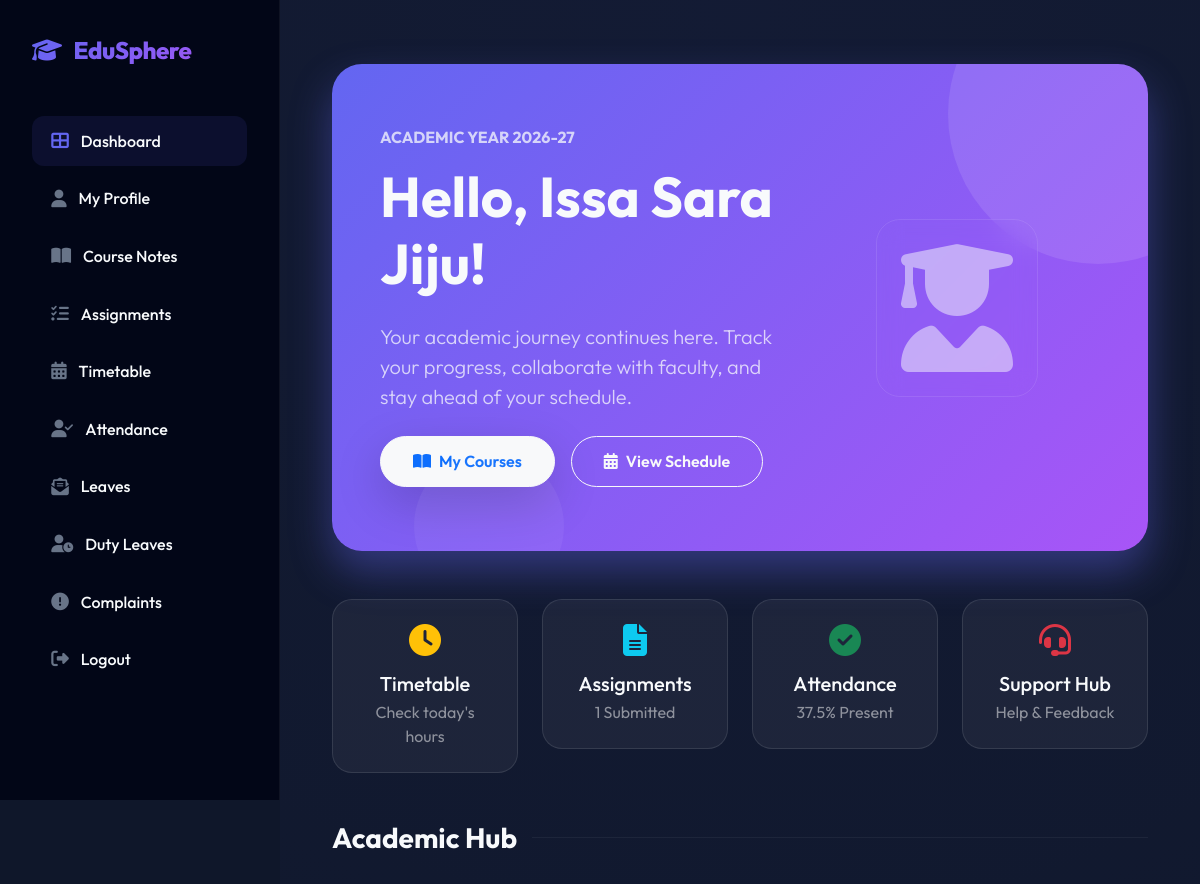
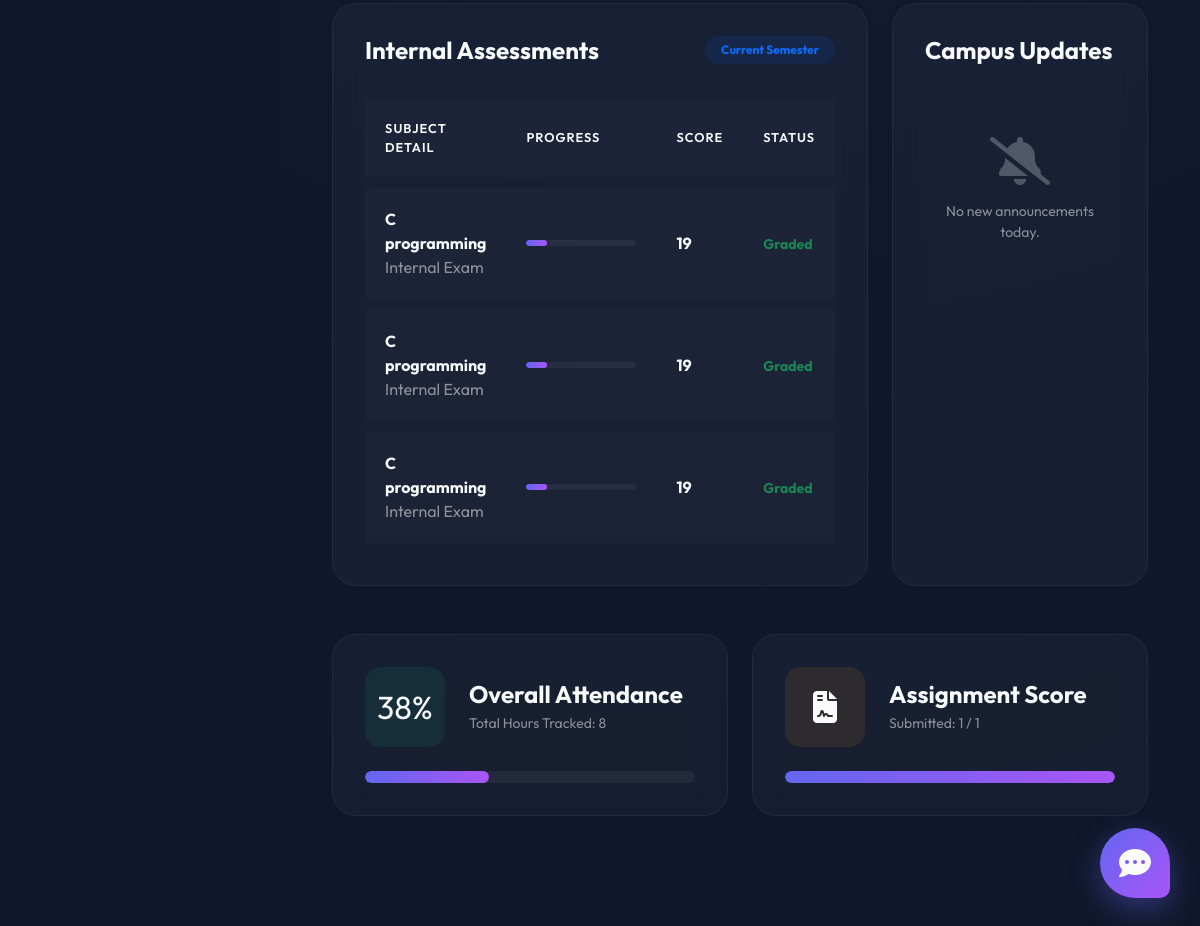
The app's page /Student/Homepage/ (signed in), older data (2 pictures, top to bottom).
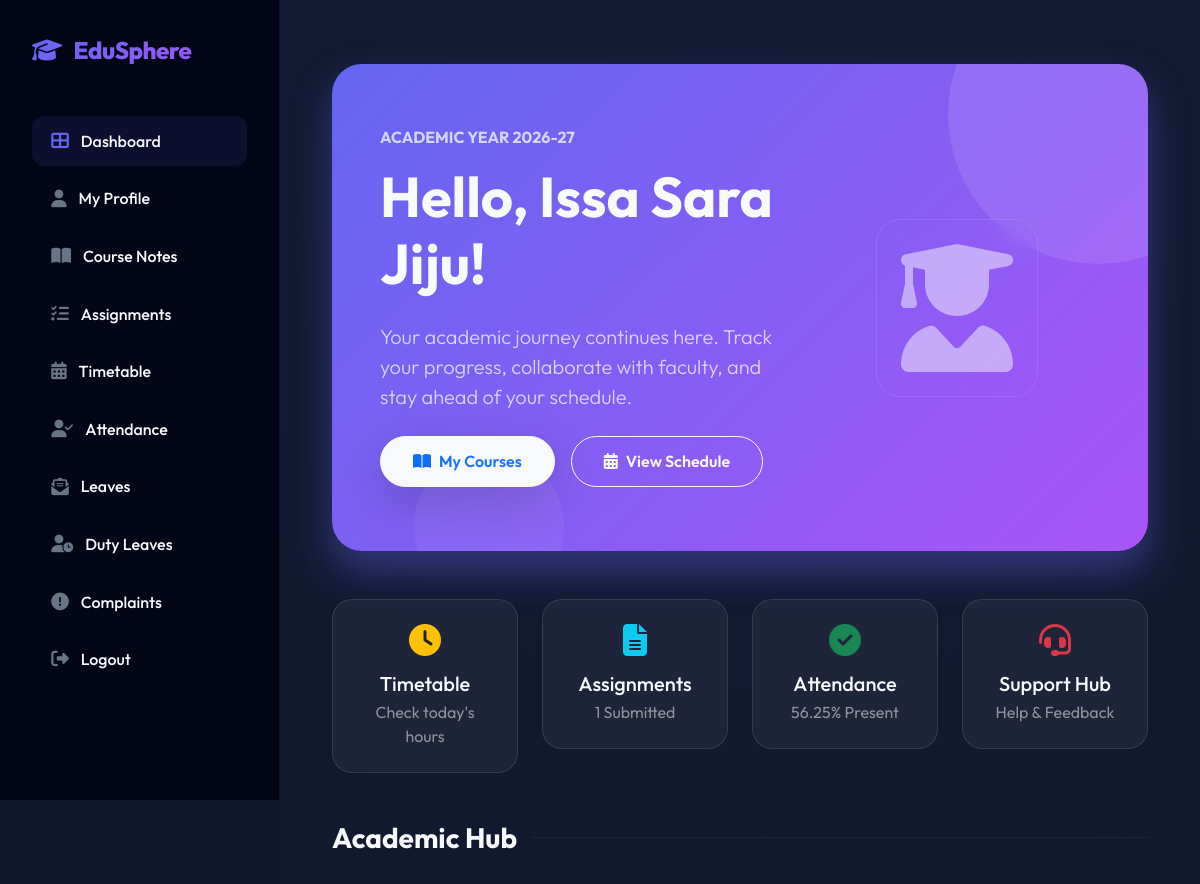
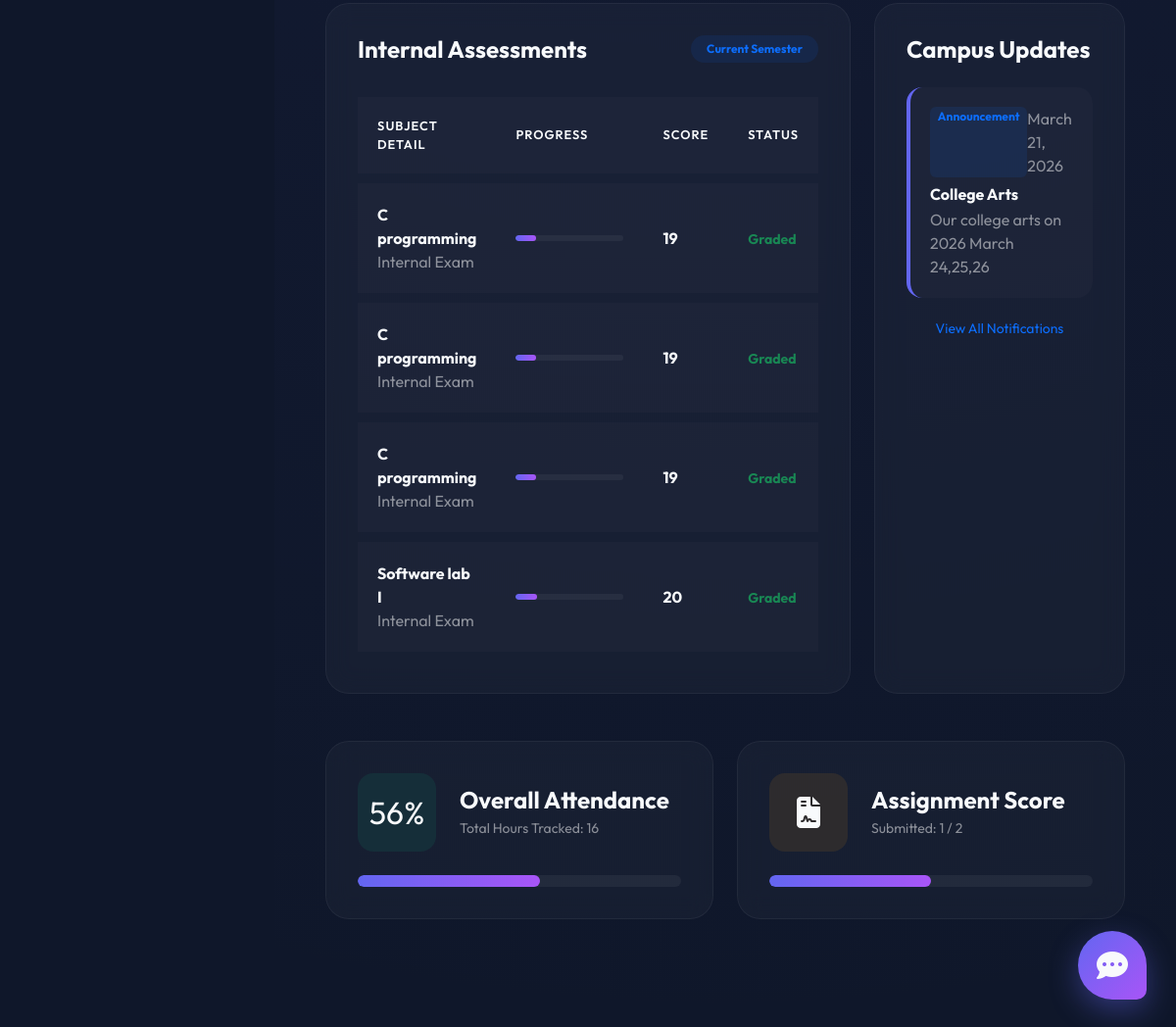
The same page, newer data (2 pictures, top to bottom).
### Teacher/models.py (models this page shows)
class tbl_internalmark(models.Model):
    student=models.ForeignKey(tbl_student,on_delete=models.CASCADE)
    subject=models.ForeignKey(tbl_subject,on_delete=models.CASCADE)
    internal_score=models.CharField(max_length=50)
    internal_date = models.DateField(auto_now_add=True)
    class Meta:
        unique_together = ('student', 'subject')

### Admin/models.py (models this page shows)
class tbl_subject(models.Model):
    subject_name=models.CharField(max_length=100)
    course = models.ForeignKey(tbl_course,on_delete=models.CASCADE)
    semester = models.ForeignKey(tbl_semester,on_delete=models.CASCADE)

class tbl_notification(models.Model):
    notification_title = models.CharField(max_length=200)
    notification_content = models.TextField()
    notification_date = models.DateField(auto_now_add=True)

### Student/views.py (the view)
# urls.py: path('Homepage/',views.Homepage,name="Homepage"),
def Homepage(request):
    student = tbl_student.objects.get(id=request.session['sid'])
    attendance = tbl_attendance.objects.filter(student=student)
    total_attendance = attendance.count()
    present_attendance = attendance.filter(status=1).count()
    attendance_percentage = (present_attendance / total_attendance * 100) if total_attendance > 0 else 0
    internal_marks = tbl_internalmark.objects.filter(student=student)
    total_assignments = tbl_assignment.objects.filter(subject__course=student.assignclass.Class.course).count()
    submitted_assignments = tbl_assignmentbody.objects.filter(student=student).count()
    assignment_percentage = (submitted_assignments / total_assignments * 100) if total_assignments > 0 else 0
    notifications = tbl_notification.objects.all().order_by('-id')[:5]
    context = {
        'student': student,
        'attendance_percentage': round(attendance_percentage, 2),
        'total_attendance': total_attendance,
        'present_attendance': present_attendance,
        'total_assignments': total_assignments,
        'submitted_assignments': submitted_assignments,
        'assignment_percentage': round(assignment_percentage, 2),
        'internal_marks': internal_marks,
        'notifications': notifications
    }
    return render(request, "Student/Homepage.html", context)

### Teacher/context_processors.py (called while the page is built)
def teacher_sidebar_context(request):
    is_class_teacher = False
    tid = request.session.get('tid')
    if tid:
        try:
            teacher = tbl_teacher.objects.get(id=tid)
            is_class_teacher = tbl_assignclass.objects.filter(teacher=teacher).exists()
        except tbl_teacher.DoesNotExist:
            is_class_teacher = False
    return {
        'is_class_teacher': is_class_teacher
    }

### Student/Templates/Student/Homepage.html (shortened to what the changed rows need)
{% extends 'Student/Head.html' %}
{% load static %}
{% block content %}
<div class="container-fluid py-4 animate-fadeIn">
    <div class="welcome-card mb-5">
        <div class="row align-items-center">
            <div class="col-lg-7">
                <h1 class="display-4 fw-bold mb-4">Hello, {{ student.student_name }}!</h1>
            </div>
        </div>
    </div>
    <div class="row g-4 mb-5">
        <div class="col-md-3">
            <a href="{% url 'Student:viewattendance' %}" class="quick-action-btn">
                <i class="fas fa-check-circle fa-2x mb-3 text-success"></i>
                <h5 class="mb-1">Attendance</h5>
                <p class="smaller text-muted mb-0">{{ attendance_percentage }}% Present</p>
            </a>
        </div>
    </div>
    <div class="row g-4 mb-5">
        <div class="col-lg-8">
            <div class="stat-card">
                <div class="table-responsive">
                    <table class="data-table">
                        <thead>
                            <tr>
                                <th>Subject Detail</th>
                                <th>Progress</th>
                                <th>Score</th>
                                <th>Status</th>
                            </tr>
                        </thead>
                        <tbody>
                            {% for m in internal_marks %}
                            <tr>
                                <td>
                                    <div class="fw-bold">{{ m.subject.subject_name }}</div>
                                    <span class="smaller text-muted">Internal Exam</span>
                                </td>
                                <td style="width: 200px;">
                                    <div class="progress" style="height: 6px; margin-top: 0">
                                        <div class="progress-bar" style="width: {{ m.internal_score }}%"></div>
                                    </div>
                                </td>
                                <td class="fw-bold">{{ m.internal_score }}</td>
                                <td><span class="text-success small fw-bold">Graded</span></td>
                            </tr>
                            {% empty %}
                            <tr>
                                <td colspan="4" class="text-center py-5 text-muted">No marks recorded yet for this session.</td>
                            </tr>
                            {% endfor %}
                        </tbody>
                    </table>
                </div>
            </div>
        </div>
        <div class="col-lg-4">
            <div class="stat-card h-100">
                {% for n in notifications %}
                <div class="notification-item">
                    <div class="d-flex justify-content-between mb-2">
                        <span class="badge bg-primary bg-opacity-10 text-primary smaller">Announcement</span>
                        <span class="smaller text-muted">{{ n.notification_date }}</span>
                    </div>
                    <h6 class="fw-bold mb-1">{{ n.notification_title }}</h6>
                    <p class="smaller text-muted mb-0">{{ n.notification_content|truncatewords:20 }}</p>
                </div>
                {% empty %}
                <div class="text-center py-5">
                    <i class="fas fa-bell-slash fa-3x opacity-25 mb-3"></i>
                    <p class="text-muted small">No new announcements today.</p>
                </div>
                {% endfor %}
                {% if notifications %}
                <div class="text-center mt-3">
                    <a href="{% url 'Student:Viewnotes' %}" class="btn btn-sm btn-link text-primary text-decoration-none">View All Notifications</a>
                </div>
                {% endif %}
            </div>
        </div>
    </div>
    <div class="row g-4 mb-5">
        <div class="col-md-6">
            <div class="stat-card">
                <div class="d-flex align-items-center gap-4">
                    <div class="stat-icon icon-attendance mb-0" style="width: 80px; height: 80px; font-size: 2rem;">
                         {{ attendance_percentage|floatformat:0 }}%
                    </div>
                    <div>
                        <h4 class="mb-1 fw-bold">Overall Attendance</h4>
                        <p class="text-muted small mb-0">Total Hours Tracked: {{ total_attendance }}</p>
                    </div>
                </div>
                <div class="progress" style="height: 12px;">
                    <div class="progress-bar" style="width: {{ attendance_percentage }}%"></div>
                </div>
            </div>
        </div>
        <div class="col-md-6">
            <div class="stat-card">
                 <div class="d-flex align-items-center gap-4">
                    <div>
                        <h4 class="mb-1 fw-bold">Assignment Score</h4>
                        <p class="text-muted small mb-0">Submitted: {{ submitted_assignments }} / {{ total_assignments }}</p>
                    </div>
                </div>
                <div class="progress" style="height: 12px;">
                    <div class="progress-bar bg-warning" style="width: {{ assignment_percentage }}%"></div>
                </div>
            </div>
        </div>
    </div>
</div>
{% endblock %}

Row changes from the older to the newer data that the page shows:
added tbl_internalmark: subject.subject_name "Software lab I", internal_score "20"
added tbl_notification: notification_date "March 21, 2026", notification_title "College Arts", notification_content "Our college arts on 2026 March 24,25,26"
Text that changed along with them:
{{ attendance_percentage }}: "37.5" → "56.25"
{{ attendance_percentage|floatformat:0 }}: "38" → "56"
{{ total_attendance }}: "8" → "16"
{{ attendance_percentage }}: 37.5 → 56.25 (drawn)
{{ total_assignments }}: "1" → "2"
{{ assignment_percentage }}: 100.0 → 50.0 (drawn)
text no longer shown: "No new announcements today."
text now shown: "View All Notifications"
